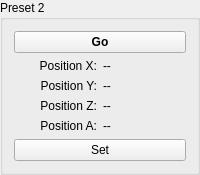
       <widget class="QGroupBox" name="group_p2">
        <property name="enabled">
         <bool>true</bool>
        </property>
        <property name="title">
         <string>Preset 2</string>
        </property>
        <layout class="QGridLayout" name="gridLayout_14">
         <item row="0" column="0">
          <widget class="QPushButton" name="push_pr2_go">
           <property name="sizePolicy">
            <sizepolicy hsizetype="Minimum" vsizetype="Fixed">
             <horstretch>0</horstretch>
             <verstretch>0</verstretch>
            </sizepolicy>
           </property>
           <property name="font">
            <font>
             <weight>75</weight>
             <bold>true</bold>
            </font>
           </property>
           <property name="text">
            <string>Go</string>
           </property>
          </widget>
         </item>
         <item row="3" column="0">
          <layout class="QHBoxLayout" name="horizontalLayout_49">
           <item>
            <widget class="QLabel" name="label_44">
             <property name="text">
              <string>Position Y:</string>
             </property>
             <property name="alignment">
              <set>Qt::AlignRight|Qt::AlignTrailing|Qt::AlignVCenter</set>
             </property>
            </widget>
           </item>
           <item>
            <widget class="QLabel" name="label_pr2_y">
             <property name="minimumSize">
              <size>
               <width>40</width>
               <height>0</height>
              </size>
             </property>
             <property name="text">
              <string>--</string>
             </property>
            </widget>
           </item>
          </layout>
         </item>
         <item row="4" column="0">
          <layout class="QHBoxLayout" name="horizontalLayout_48">
           <item>
            <widget class="QLabel" name="label_43">
             <property name="text">
              <string>Position Z:</string>
             </property>
             <property name="alignment">
              <set>Qt::AlignRight|Qt::AlignTrailing|Qt::AlignVCenter</set>
             </property>
            </widget>
           </item>
           <item>
            <widget class="QLabel" name="label_pr2_z">
             <property name="minimumSize">
              <size>
               <width>40</width>
               <height>0</height>
              </size>
             </property>
             <property name="text">
              <string>--</string>
             </property>
            </widget>
           </item>
          </layout>
         </item>
         <item row="5" column="0">
          <layout class="QHBoxLayout" name="horizontalLayout_47">
           <item>
            <widget class="QLabel" name="label_38">
             <property name="text">
              <string>Position A:</string>
             </property>
             <property name="alignment">
              <set>Qt::AlignRight|Qt::AlignTrailing|Qt::AlignVCenter</set>
             </property>
            </widget>
           </item>
           <item>
            <widget class="QLabel" name="label_pr2_a">
             <property name="minimumSize">
              <size>
               <width>40</width>
               <height>0</height>
              </size>
             </property>
             <property name="text">
              <string>--</string>
             </property>
            </widget>
           </item>
          </layout>
         </item>
         <item row="2" column="0">
          <layout class="QHBoxLayout" name="horizontalLayout_50">
           <item>
            <widget class="QLabel" name="label_25">
             <property name="text">
              <string>Position X:</string>
             </property>
             <property name="alignment">
              <set>Qt::AlignRight|Qt::AlignTrailing|Qt::AlignVCenter</set>
             </property>
            </widget>
           </item>
           <item>
            <widget class="QLabel" name="label_pr2_x">
             <property name="minimumSize">
              <size>
               <width>40</width>
               <height>0</height>
              </size>
             </property>
             <property name="text">
              <string>--</string>
             </property>
            </widget>
           </item>
          </layout>
         </item>
         <item row="6" column="0">
          <widget class="QPushButton" name="push_pr2_set">
           <property name="text">
            <string>Set</string>
           </property>
          </widget>
         </item>
        </layout>
       </widget>
